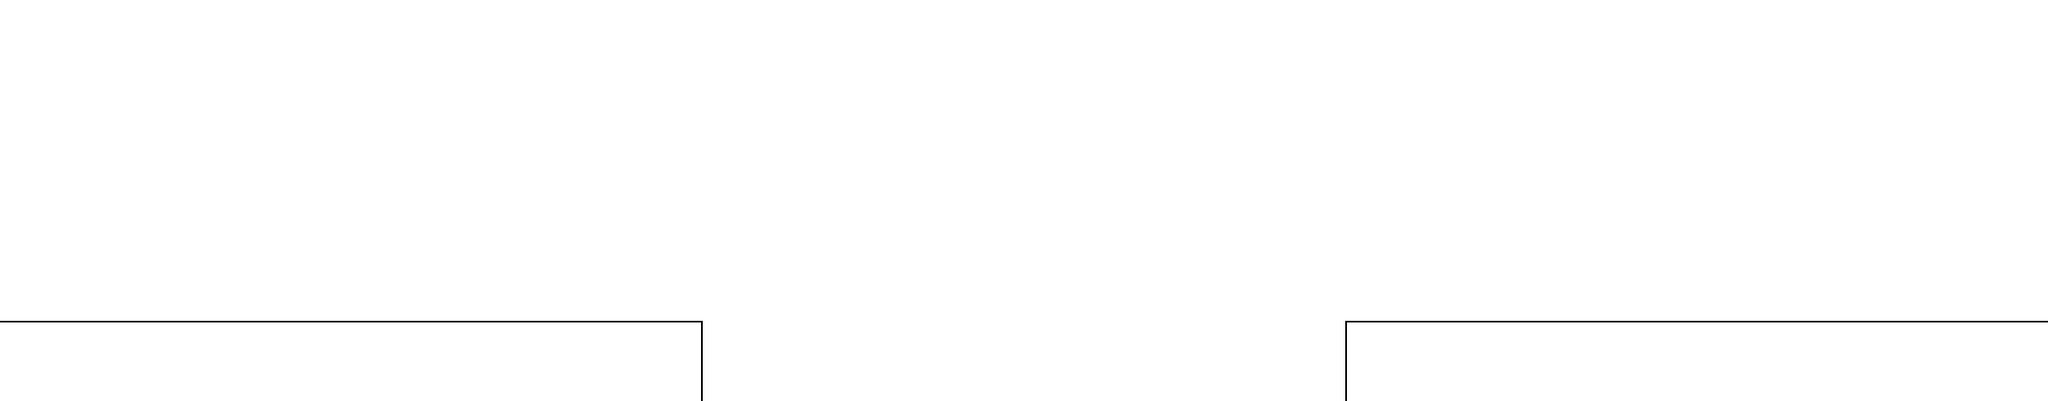

A 2D game scene composited from a Tiled map and its tileset images. What follows is a short description and the map's XML, with each tile layer's data collapsed to a summary:
An orthogonal 102x20 tile map with 24x24 px tiles, 2 tile layers (BackgroundColor, Platform), 2 hidden layers not drawn.

<map version="1.0" orientation="orthogonal" width="102" height="20" tilewidth="24" tileheight="24">
 <tileset firstgid="1" name="Tile_source" tilewidth="24" tileheight="24">
  <image source="Tile_source.png" width="800" height="480" />
 </tileset>
 <layer name="BackgroundColor" width="102" height="20">
  <data>[2040 cells, 2040 non-empty, 1 distinct tile ids]</data>
 </layer>
 <layer name="Platform" width="102" height="20">
  <data>[2040 cells, 82 non-empty, 6 distinct tile ids]</data>
 </layer>
 <layer name="PlatformDynamic" width="102" height="20" visible="0">
  <data>[2040 cells, 27 non-empty, 4 distinct tile ids]</data>
 </layer>
 <layer name="Decoration" width="102" height="20" visible="0">
  <data>[2040 cells, 0 non-empty, 0 distinct tile ids]</data>
 </layer>
</map>
